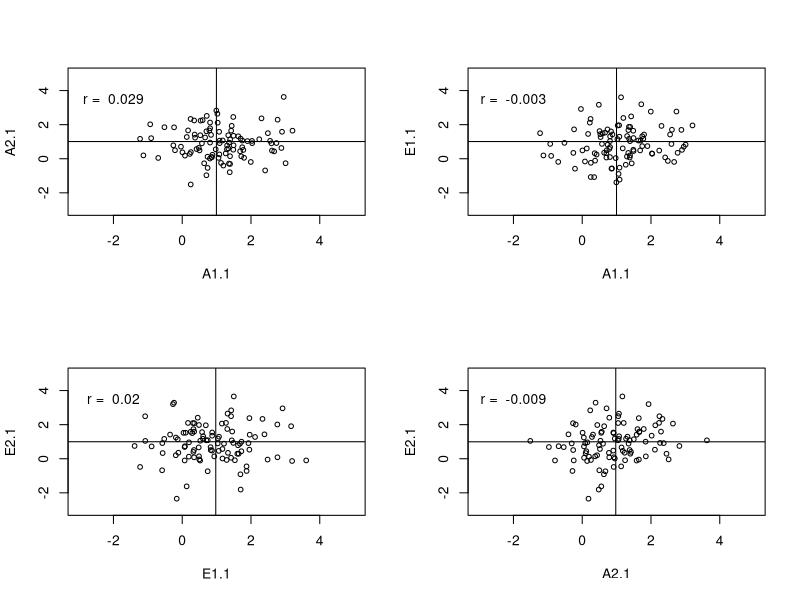
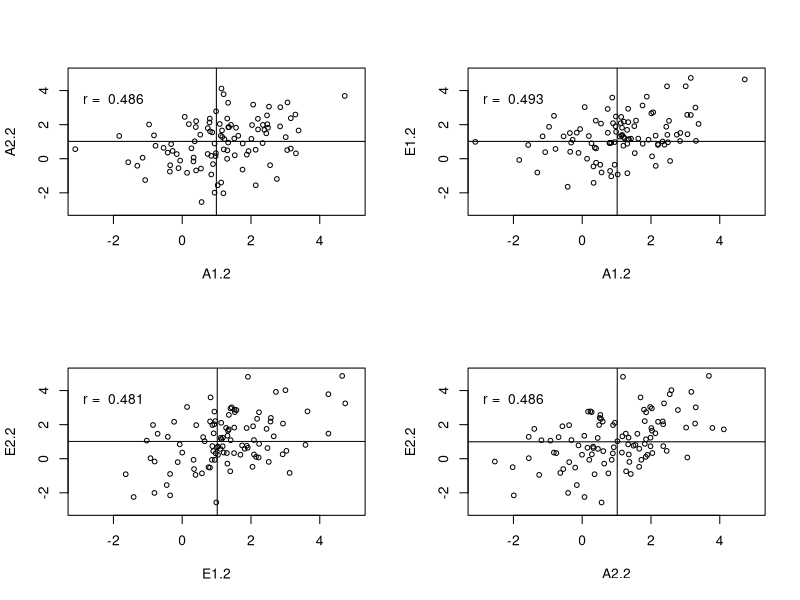
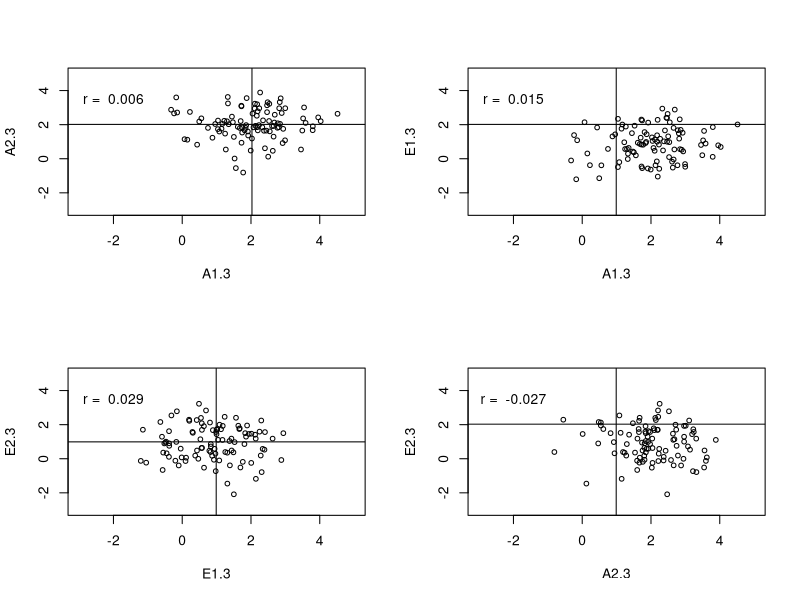
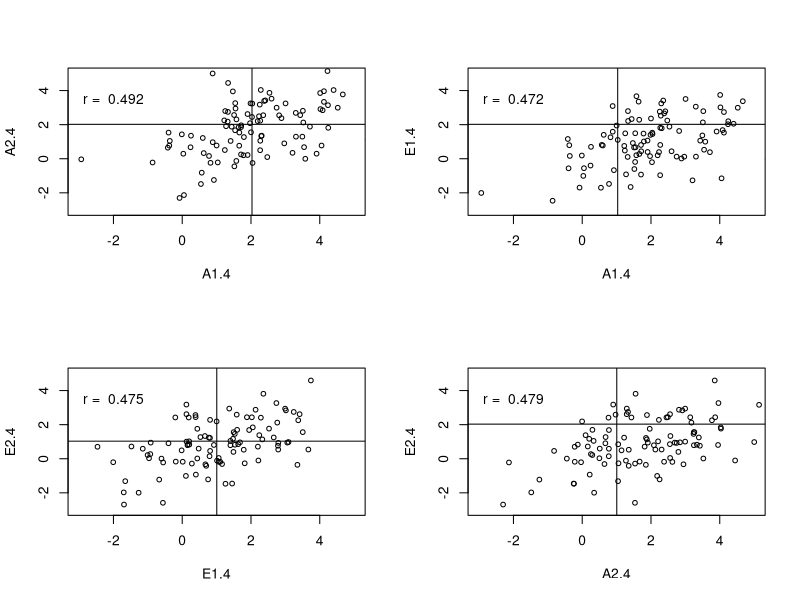
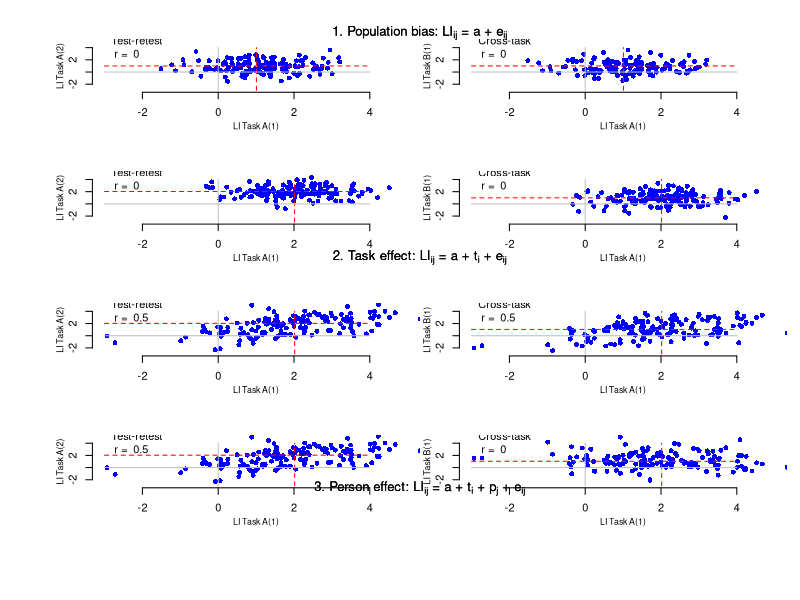

Write R code to recreate these figures, in order.
## ---- chunk 1
knitr::opts_chunk$set(echo = TRUE)
require(Hmisc)
## ---- chunk 2


nsub <- 5000 #use large N to get accurate prediction of r values
errwt <- 1 #weighting for error term
mycondition <-0
fordemo <-data.frame(matrix(NA,nrow=nsub,ncol=24))#holds data for demo plots
colnames(fordemo)<-c('A1.1','A2.1','E1.1','E2.1','F1.1','F2.1',
                     'A1.2','A2.2','E1.2','E2.2','F1.2','F2.2',
                     'A1.3','A2.3','E1.3','E2.3','F1.3','F2.3',
                     'A1.4','A2.4','E1.4','E2.4','F1.4','F2.4')
for (taskwt in c(0,1)){
  for (indwt in c(0,1)){
    mycondition<-mycondition+1 #keep track of different conditions
print(paste('Task weighting is ',taskwt))
print (paste('Subject weighting is ', indwt))

taskeffect <-c(2,1.6,1.4,1.2,1,0) #simulate 6 tasks
indeffect <- rnorm(nsub) #simulate nsub people
thisrow <- 0
myscore <- data.frame(matrix(NA,nrow=length(indeffect),ncol=2*length(taskeffect)+1))
colnames(myscore) <- c('ID','A1','A2','B1','B2','C1','C2','D1','D2','E1','E2','F1','F2')
  for (j in 1: length(indeffect)){
    thisrow<-thisrow+1
    thiscol <- 1
    myscore[thisrow,thiscol]<-thisrow
    for (i in 1:length(taskeffect)){
    for (k in 1:2){ #2 test occasions
      thiscol<-thiscol+1
    # The next line simulates situation with task x person interaction
    #  myscore[thisrow,thiscol]<-taskeffect[i]+indeffect[j]+taskeffect[i]*indeffect[j]+rnorm(1)
     #  The next line simulates situation without task x person interaction
       myscore[thisrow,thiscol]<-taskwt*taskeffect[i]+indwt*indeffect[j]+errwt*rnorm(1)
   
    }
      
  }
  }
if(taskwt==0){myscore<-myscore+1} #just to make more realistic - ie overall bias


mycolrange<-(6*(mycondition-1)+1):(6*mycondition)
fordemo[,mycolrange]<-cbind(myscore$A1,myscore$A2,myscore$E1,myscore$E2,myscore$F1,myscore$F2)
#in terms of correlations and means, data look v like real data!
mymeans <- round(colMeans(myscore[,2:ncol(myscore)]),3)
print('Task means')
print(mymeans)

mycorr <-rcorr(as.matrix(myscore[,2:ncol(myscore)]))
myreliab <- c(mycorr$r[1,2],mycorr$r[3,4],mycorr$r[5,6],mycorr$r[7,8],mycorr$r[9,10],mycorr$r[11,12])
print('reliabilities')
print(myreliab)
print('Median reliability')
print(median(myreliab))
mycrosstask <- c (mycorr$r[1,3],mycorr$r[1,5],mycorr$r[1,7],mycorr$r[1,9],mycorr$r[1,11],
                       mycorr$r[3,5],mycorr$r[3,7],mycorr$r[3,9],mycorr$r[3,11],
                      mycorr$r[5,7],mycorr$r[5,9],mycorr$r[5,11],
                      mycorr$r[7,9],mycorr$r[7,11],
                      mycorr$r[9,11])
print('Cross-task correlations')
print(mycrosstask)
print('Median cross-task correlation')
print(median(mycrosstask))
 
  }
}
## ---- chunk 3
#Initial attempt to look at plots of within-task vs between-task correlations
#We just consider tasks A and E - these have different LI means.
for (k in 1:4){
  pdf(paste0("SampleGraph",k,".pdf"),width=7,height=7)
  kbase<-6*(k-1) #NB there are 6 cols but we only plot 4
par(mfrow=c(2,2))
mypairs<-matrix(c(1,2,1,3,3,4,2,4),nrow=4,byrow=TRUE)
  for (i in 1:4){
      a<-mypairs[i,1]+kbase
      b<-mypairs[i,2]+kbase
#NB we only plot first 100 cases, but correlations computed for the whole dataset
    plot(fordemo[1:100,a],fordemo[1:100,b],xlab=colnames(fordemo)[a],ylab=colnames(fordemo)[b],xlim=c(-3,5),ylim=c(-3,5),cex=.75)
   abline(h=mean(fordemo[,a]))
   abline(v=mean(fordemo[,b]))
   rbit<-paste('r = ',round(cor(fordemo[,a],fordemo[b]),3))
   text(-2,3.5,rbit)
  }
dev.off()
}
## ---- chunk 4
 pdf(paste0("SimModels.pdf"),width=7,height=10)
par(mfrow=c(4,2))  #4 rows (1 per model) and 2 cols (for test-retest and cross-task)
#par(mar=c(3.5,4,1,1)) #bottom , left, top , right
#see: https://stackoverflow.com/questions/19422625/mtext-y-axis-label-that-covers-a-two-tile-plot
  par(oma=c(3.5, 4, 2, 1)) #outer margin specified for each row - but this then starts new page for each row
  #But if oma is specified before loop, then all titles written on top of each other

for (k in 1:5){ #cycle through each model: one per row
  par(mar = c(5,3,1,0)) # regular margin: use outer margin below for overarching legends etc
#bottom , left, top , right
 if(k != 2){ #we don't need model 2 - this is subj effect and no task effect
 
    kbase<-6*(k-1) #NB there are 6 cols (3 vars) but we only plot 2 vars, A and E


#for the interaction condition, create a column for E variables in different order
    #This means both variables still reliable, but they don't intercorrelate
fordemo$A1.5<-fordemo$A1.4
fordemo$A2.5<-fordemo$A2.4
myrank<-rank(fordemo$E1.4)
fordemo$E1.5<-fordemo$E1.4[myrank]
fordemo$E2.5<-fordemo$E2.4[myrank]
mypairs<-matrix(c(1,2,1,3),nrow=2,byrow=TRUE)
  for (i in 1:2){
      a<-mypairs[i,1]+kbase
      b<-mypairs[i,2]+kbase
myxlab<-'LI Task A(1)'
myylab<-'LI Task A(2)'
if(i==2){myylab<-'LI Task B(1)'}
    plot(fordemo[1:150,a],fordemo[1:150,b],xlim=c(-3,5),ylim=c(-3,5),pch=16,col='blue',frame.plot=FALSE,
         xlab='',ylab='')
    #for subscript labels see https://stackoverflow.com/questions/10156417/subscripts-in-plots-in-r
    #the line bit of command moves title down if negative
    if (k==1){
    title(expression('1. Population bias: LI'['ij']*' = a + e'['ij']),outer=TRUE,line=-.5)
     }
        if (k==3){
    title(expression('2. Task effect: LI'['ij']*' = a + t'['i']*' + e'['ij']),outer=TRUE,line=-17.5)}
            if (k==4){
    title(expression('3. Person effect: LI'['ij']*' = a + t'['i']*' + p'['j']*' + e'['ij']),outer=TRUE,line=-35)}
               if (k==5){
    title(expression('4. Task x person effect: LI'['ij']*' = a + t'['i']*' + p'['j']*' + x'['ij']*' + e'['ij']),outer=TRUE,line=-53)}

    #   #These commands also ensure label close to axis with line =2 command
 
    title(ylab=myylab,line=2,cex.lab=.8)
    title(xlab=myxlab,line=2,cex.lab=.8)
    #previously used abline, but lines extend too far: segments allows control of start/end
    #use to illustrate means for different tasks
  segments(y0=-3,y1=4,x0=mean(fordemo[,a]),x1=mean(fordemo[,a]),lty=2,col='red')
   segments(x0=-3,x1=4,y0=mean(fordemo[,b]),y1=mean(fordemo[,b]),lty=2,col='red')
   segments(y0=-3,y1=4,x0=0,x1=0,col='grey')
   segments(x0=-3,x1=4,y0=0,y1=0,col='grey')

   rbit<-paste('r = ',round(cor(fordemo[,a],fordemo[b]),1))
   prebit<-'Test-retest \n'
   if(i==2){prebit <- 'Cross-task \n'}
   text(-3,3.5,paste(prebit,rbit),pos=4) #pos=4 specifies left-justify
  }

 }
}
dev.off()
